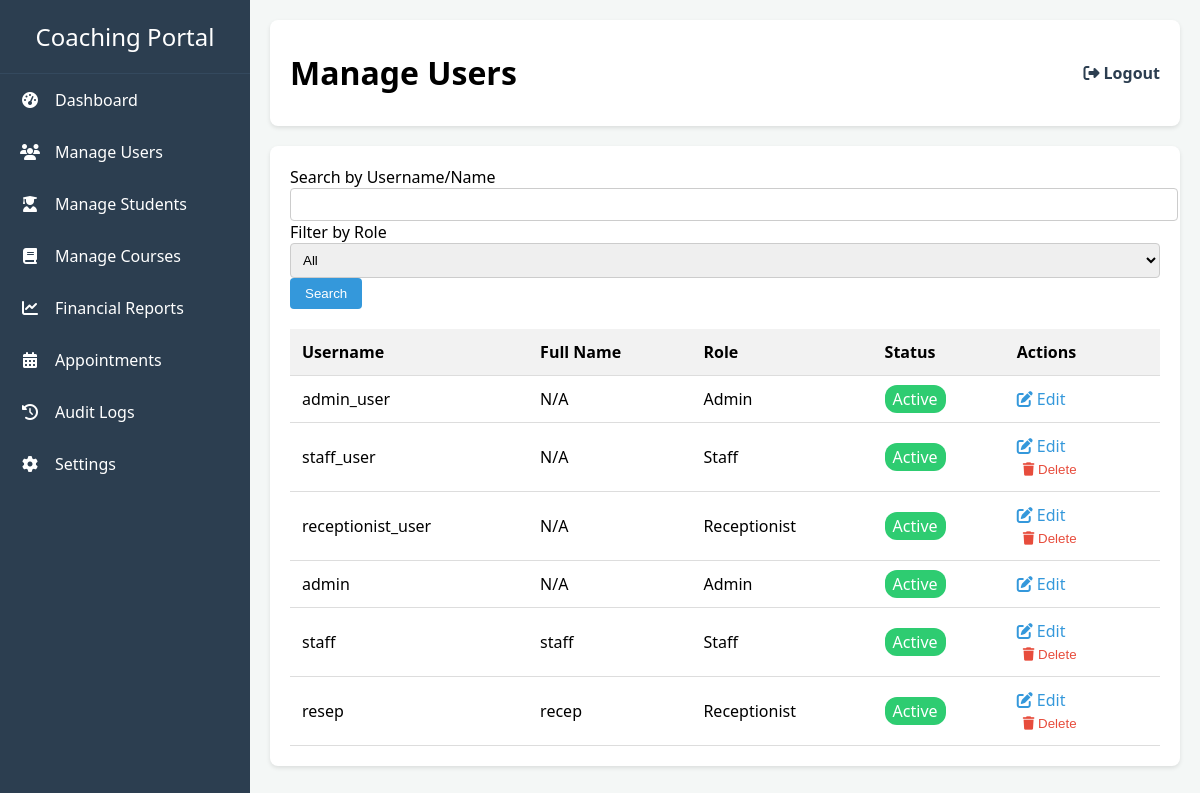
Page /admin_portal/manage_users (signed in) on the earlier database version.
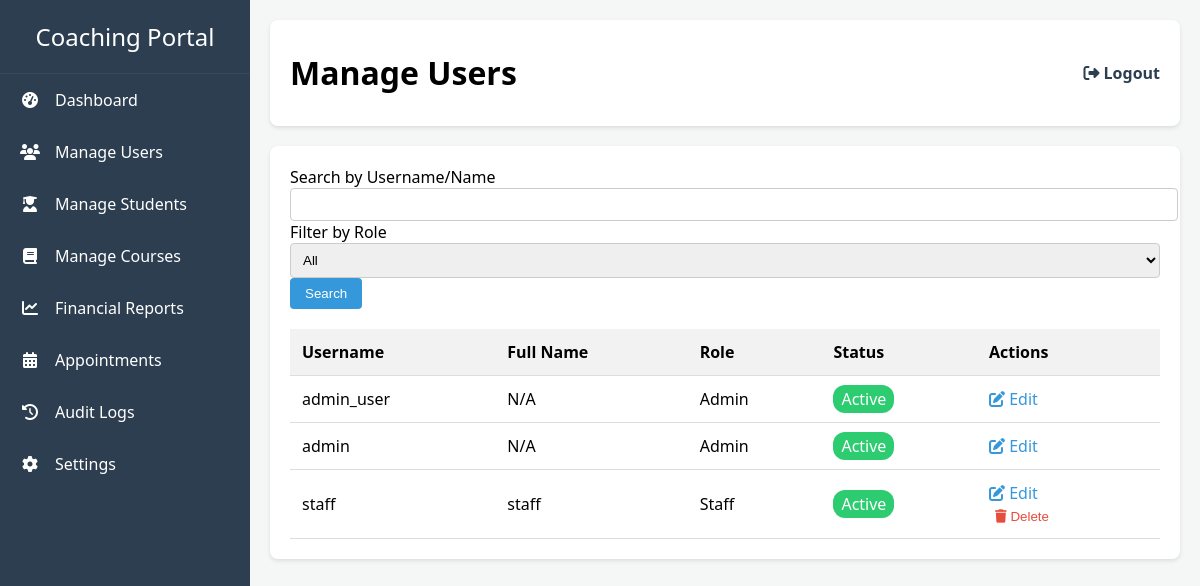
Same page on the later database version.
### models.py (models this page shows, shortened)
class User(db.Model, UserMixin):
    id = db.Column(db.Integer, primary_key=True)
    username = db.Column(db.String(20), unique=True, nullable=False)
    password_hash = db.Column(db.String(60), nullable=False)
    role = db.Column(db.String(20), nullable=False)
    is_active = db.Column(db.Boolean, nullable=False, default=True)
    staff_profile = db.relationship('Staff', backref='user', uselist=False)
    receptionist_profile = db.relationship('Receptionist', backref='user', uselist=False)
    student_profile = db.relationship('Student', backref='user', uselist=False)

class Staff(db.Model):
    id = db.Column(db.Integer, primary_key=True)
    name = db.Column(db.String(100), nullable=False)
    user_id = db.Column(db.Integer, db.ForeignKey('user.id'), unique=True, nullable=False)
    subjects = db.relationship('Subject', secondary=staff_subjects, lazy='subquery',
        backref=db.backref('teachers', lazy=True))
    batches = db.relationship('Batch', secondary=staff_batches, lazy='subquery',
        backref=db.backref('teachers', lazy=True))

class Receptionist(db.Model):
    id = db.Column(db.Integer, primary_key=True)
    name = db.Column(db.String(100), nullable=False)
    user_id = db.Column(db.Integer, db.ForeignKey('user.id'), unique=True, nullable=False)

### app.py (the view, shortened to what this page needs)
@app.route('/admin_portal/manage_users', methods=['GET', 'POST'])
@login_required
def manage_users():
    if current_user.role != 'admin':
        return redirect(url_for('login'))
    query = User.query.join(Staff, isouter=True).join(Receptionist, isouter=True)
    search_query = request.form.get('search_query')
    role_filter = request.form.get('role_filter')
    users = query.all()
    return render_template('manage_users.html', users=users, search_query=search_query, role_filter=role_filter)

### app.py (called while the page is built)
@login_manager.user_loader
def load_user(user_id):
    return db.session.get(User, int(user_id))

### templates/manage_users.html (shortened to what this page needs)
{% extends "base.html" %}
{% block page_title %}Manage Users{% endblock %}
{% block content %}
<div class="card">
    <form method="POST" class="row g-3 align-items-end">
        <div class="col-md-5">
            <label for="search_query" class="form-label">Search by Username/Name</label>
            <input type="text" id="search_query" name="search_query" value="{{ search_query or '' }}" class="form-control">
        </div>
        <div class="col-md-5">
            <label for="role_filter" class="form-label">Filter by Role</label>
            <select id="role_filter" name="role_filter" class="form-select">
                <option value="">All</option>
            </select>
        </div>
        <div class="col-md-2">
            <button type="submit" class="btn btn-primary w-100">Search</button>
        </div>
    </form>
    <div class="mt-4">
        <table class="table">
            <thead>
                <tr>
                    <th>Username</th>
                    <th>Full Name</th>
                    <th>Role</th>
                    <th>Status</th>
                    <th>Actions</th>
                </tr>
            </thead>
            <tbody>
                {% for user in users %}
                <tr>
                    <td>{{ user.username }}</td>
                    <td>{{ user.staff_profile.name if user.staff_profile else (user.receptionist_profile.name if user.receptionist_profile else 'N/A') }}</td>
                    <td>{{ user.role | capitalize }}</td>
                    <td>
                        <span style="padding: 3px 8px; border-radius: 12px; color: white; background-color: {% if user.is_active %}#2ecc71{% else %}#e74c3c{% endif %};">
                            {{ "Active" if user.is_active else "Inactive" }}
                        </span>
                    </td>
                    <td class="action-links">
                        <a href="{{ url_for('edit_user', user_id=user.id) }}"><i class="fas fa-edit"></i> Edit</a>
                        {% if user.role != 'admin' %}
                            <form action="{{ url_for('delete_user', user_id=user.id) }}" method="POST" onsubmit="return confirm('Are you sure?');" class="d-inline">
                                <button type="submit" class="delete-btn"><i class="fas fa-trash"></i> Delete</button>
                            </form>
                        {% endif %}
                    </td>
                </tr>
                {% endfor %}
            </tbody>
        </table>
    </div>
</div>
{% endblock %}

Differences in the rows shown:
removed User: username "staff_user", staff_profile "N/A", role "Staff", is_active "Active"
removed User: username "receptionist_user", staff_profile "N/A", role "Receptionist", is_active "Active"
removed User: username "resep", staff_profile "recep", role "Receptionist", is_active "Active"
